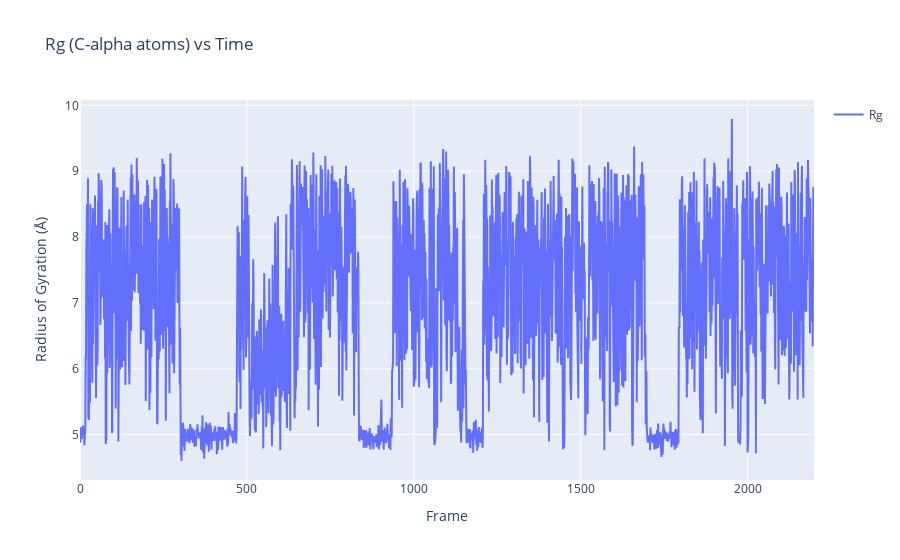

Here is the notebook cell this chart was saved with:
### Markdown cell above
### 4.2. Radius of Gyration: `rg_analysis`

### Code cell
rg_result = genesis_exe.rg_analysis(molecule=mol, trajs=traj, 
                                    selection_group=["an:CA"], 
                                    mass_weighted=True)

fig = go.Figure()
fig.add_trace(go.Scatter(x=np.arange(traj.nframe), y=rg_result.rg,
                        mode='lines', name='Rg'))

fig.update_layout(
    title="Rg (C-alpha atoms) vs Time",
    xaxis_title="Frame",
    yaxis_title="Radius of Gyration (Å)",
    showlegend=True
)

fig.show()
print("Plotly plot for rg_analysis generated.")

### Figure 1 — Plotly figure (JSON) as saved in the notebook; plotly's stock layout.template omitted (floating-point values rounded to 4 significant figures; data arrays with more than 128 entries replaced by an {"elided": "..."} marker saying what was removed)
{"data": [{"mode": "lines", "name": "Rg", "type": "scatter", "x": {"elided": "2200 int values"}, "y": {"elided": "2200 float values"}}], "layout": {"showlegend": true, "title": {"text": "Rg (C-alpha atoms) vs Time"}, "xaxis": {"title": {"text": "Frame"}}, "yaxis": {"title": {"text": "Radius of Gyration (Å)"}}}}
